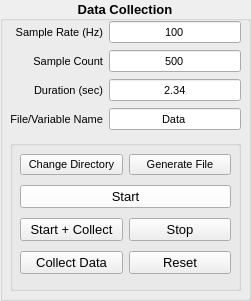
   <widget class="QGroupBox" name="DataCollectionGroup">
    <property name="geometry">
     <rect>
      <x>10</x>
      <y>10</y>
      <width>251</width>
      <height>301</height>
     </rect>
    </property>
    <property name="font">
     <font>
      <pointsize>10</pointsize>
      <weight>75</weight>
      <italic>false</italic>
      <bold>true</bold>
     </font>
    </property>
    <property name="acceptDrops">
     <bool>false</bool>
    </property>
    <property name="title">
     <string>Data Collection</string>
    </property>
    <property name="alignment">
     <set>Qt::AlignCenter</set>
    </property>
    <property name="flat">
     <bool>false</bool>
    </property>
    <property name="checkable">
     <bool>false</bool>
    </property>
    <widget class="QWidget" name="gridLayoutWidget_3">
     <property name="geometry">
      <rect>
       <x>10</x>
       <y>20</y>
       <width>231</width>
       <height>111</height>
      </rect>
     </property>
     <layout class="QGridLayout" name="DataCollectionLayout">
      <item row="3" column="1">
       <widget class="QLineEdit" name="FileName">
        <property name="font">
         <font>
          <pointsize>8</pointsize>
          <weight>50</weight>
          <bold>false</bold>
         </font>
        </property>
        <property name="text">
         <string>Data</string>
        </property>
        <property name="alignment">
         <set>Qt::AlignCenter</set>
        </property>
       </widget>
      </item>
      <item row="0" column="0">
       <widget class="QLabel" name="SampleRateLabel">
        <property name="font">
         <font>
          <pointsize>8</pointsize>
          <weight>50</weight>
          <bold>false</bold>
         </font>
        </property>
        <property name="frameShape">
         <enum>QFrame::NoFrame</enum>
        </property>
        <property name="frameShadow">
         <enum>QFrame::Plain</enum>
        </property>
        <property name="text">
         <string>Sample Rate (Hz)</string>
        </property>
        <property name="alignment">
         <set>Qt::AlignRight|Qt::AlignTrailing|Qt::AlignVCenter</set>
        </property>
       </widget>
      </item>
      <item row="3" column="0">
       <widget class="QLabel" name="FileVariableNameLabel">
        <property name="font">
         <font>
          <pointsize>8</pointsize>
          <weight>50</weight>
          <bold>false</bold>
         </font>
        </property>
        <property name="frameShape">
         <enum>QFrame::NoFrame</enum>
        </property>
        <property name="frameShadow">
         <enum>QFrame::Plain</enum>
        </property>
        <property name="text">
         <string>File/Variable Name</string>
        </property>
        <property name="alignment">
         <set>Qt::AlignRight|Qt::AlignTrailing|Qt::AlignVCenter</set>
        </property>
       </widget>
      </item>
      <item row="2" column="1">
       <widget class="QLineEdit" name="Duration">
        <property name="font">
         <font>
          <pointsize>8</pointsize>
          <weight>50</weight>
          <bold>false</bold>
         </font>
        </property>
        <property name="text">
         <string>2.34</string>
        </property>
        <property name="alignment">
         <set>Qt::AlignCenter</set>
        </property>
       </widget>
      </item>
      <item row="1" column="1">
       <widget class="QLineEdit" name="SampleCount">
        <property name="font">
         <font>
          <pointsize>8</pointsize>
          <weight>50</weight>
          <bold>false</bold>
         </font>
        </property>
        <property name="text">
         <string>500</string>
        </property>
        <property name="alignment">
         <set>Qt::AlignCenter</set>
        </property>
       </widget>
      </item>
      <item row="1" column="0">
       <widget class="QLabel" name="SampleCountLabel">
        <property name="font">
         <font>
          <pointsize>8</pointsize>
          <weight>50</weight>
          <bold>false</bold>
         </font>
        </property>
        <property name="frameShape">
         <enum>QFrame::NoFrame</enum>
        </property>
        <property name="frameShadow">
         <enum>QFrame::Plain</enum>
        </property>
        <property name="text">
         <string>Sample Count</string>
        </property>
        <property name="alignment">
         <set>Qt::AlignRight|Qt::AlignTrailing|Qt::AlignVCenter</set>
        </property>
       </widget>
      </item>
      <item row="2" column="0">
       <widget class="QLabel" name="DurationLabel">
        <property name="font">
         <font>
          <pointsize>8</pointsize>
          <weight>50</weight>
          <bold>false</bold>
          <stylestrategy>PreferDefault</stylestrategy>
         </font>
        </property>
        <property name="frameShape">
         <enum>QFrame::NoFrame</enum>
        </property>
        <property name="frameShadow">
         <enum>QFrame::Plain</enum>
        </property>
        <property name="text">
         <string>Duration (sec)</string>
        </property>
        <property name="alignment">
         <set>Qt::AlignRight|Qt::AlignTrailing|Qt::AlignVCenter</set>
        </property>
       </widget>
      </item>
      <item row="0" column="1">
       <widget class="QLineEdit" name="SampleRate">
        <property name="font">
         <font>
          <pointsize>8</pointsize>
          <weight>50</weight>
          <bold>false</bold>
         </font>
        </property>
        <property name="text">
         <string>100</string>
        </property>
        <property name="alignment">
         <set>Qt::AlignCenter</set>
        </property>
        <property name="clearButtonEnabled">
         <bool>false</bool>
        </property>
       </widget>
      </item>
     </layout>
    </widget>
    <widget class="QGroupBox" name="DataButtonGroup">
     <property name="geometry">
      <rect>
       <x>10</x>
       <y>140</y>
       <width>231</width>
       <height>151</height>
      </rect>
     </property>
     <property name="title">
      <string/>
     </property>
     <widget class="QWidget" name="gridLayoutWidget_4">
      <property name="geometry">
       <rect>
        <x>10</x>
        <y>10</y>
        <width>211</width>
        <height>131</height>
       </rect>
      </property>
      <layout class="QGridLayout" name="DataButtonsLayout">
       <item row="3" column="1">
        <widget class="QPushButton" name="ResetButton">
         <property name="font">
          <font>
           <weight>50</weight>
           <bold>false</bold>
          </font>
         </property>
         <property name="text">
          <string>Reset</string>
         </property>
        </widget>
       </item>
       <item row="1" column="0" colspan="2">
        <widget class="QPushButton" name="StartButton">
         <property name="enabled">
          <bool>true</bool>
         </property>
         <property name="palette">
          <palette>
           <active>
            <colorrole role="Button">
             <brush brushstyle="SolidPattern">
              <color alpha="255">
               <red>255</red>
               <green>255</green>
               <blue>255</blue>
              </color>
             </brush>
            </colorrole>
           </active>
           <inactive>
            <colorrole role="Button">
             <brush brushstyle="SolidPattern">
              <color alpha="255">
               <red>255</red>
               <green>255</green>
               <blue>255</blue>
              </color>
             </brush>
            </colorrole>
           </inactive>
           <disabled>
            <colorrole role="Button">
             <brush brushstyle="SolidPattern">
              <color alpha="255">
               <red>255</red>
               <green>255</green>
               <blue>255</blue>
              </color>
             </brush>
            </colorrole>
           </disabled>
          </palette>
         </property>
         <property name="font">
          <font>
           <weight>50</weight>
           <bold>false</bold>
          </font>
         </property>
         <property name="text">
          <string>Start</string>
         </property>
         <property name="checkable">
          <bool>true</bool>
         </property>
         <property name="checked">
          <bool>false</bool>
         </property>
         <property name="autoDefault">
          <bool>false</bool>
         </property>
         <property name="default">
          <bool>false</bool>
         </property>
         <property name="flat">
          <bool>false</bool>
         </property>
        </widget>
       </item>
       <item row="3" column="0">
        <widget class="QPushButton" name="CollectDataButton">
         <property name="font">
          <font>
           <weight>50</weight>
           <bold>false</bold>
          </font>
         </property>
         <property name="text">
          <string>Collect Data</string>
         </property>
         <property name="checkable">
          <bool>true</bool>
         </property>
        </widget>
       </item>
       <item row="2" column="1">
        <widget class="QPushButton" name="StopButton">
         <property name="font">
          <font>
           <weight>50</weight>
           <bold>false</bold>
          </font>
         </property>
         <property name="text">
          <string>Stop</string>
         </property>
        </widget>
       </item>
       <item row="2" column="0">
        <widget class="QPushButton" name="StartAndCollectButton">
         <property name="font">
          <font>
           <weight>50</weight>
           <bold>false</bold>
          </font>
         </property>
         <property name="text">
          <string>Start + Collect</string>
         </property>
         <property name="checkable">
          <bool>true</bool>
         </property>
        </widget>
       </item>
       <item row="0" column="0">
        <widget class="QPushButton" name="ChangeDirectoryButton">
         <property name="font">
          <font>
           <pointsize>8</pointsize>
           <weight>50</weight>
           <bold>false</bold>
          </font>
         </property>
         <property name="text">
          <string>Change Directory</string>
         </property>
        </widget>
       </item>
       <item row="0" column="1">
        <widget class="QPushButton" name="GenerateFileButton">
         <property name="font">
          <font>
           <pointsize>8</pointsize>
           <weight>50</weight>
           <bold>false</bold>
          </font>
         </property>
         <property name="text">
          <string>Generate File</string>
         </property>
        </widget>
       </item>
      </layout>
     </widget>
    </widget>
   </widget>
